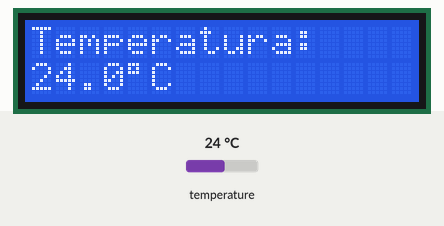
The sketch below on a simulated ESP32. Shown: 16×2 character LCD. The inputs (shaded band) are chosen by the test bench; at power-on: temperature 24 °C. WiFi joins after 1.5 s; servers stay silent unless stated; what the sketch prints to the serial monitor is not drawn.

Above: at 2.9 s.
3.0 s: temperature set to 12 °C
At 4.8 s:
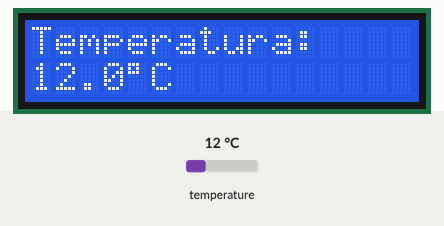
5.6 s: temperature set to 19 °C
At 6.8 s:
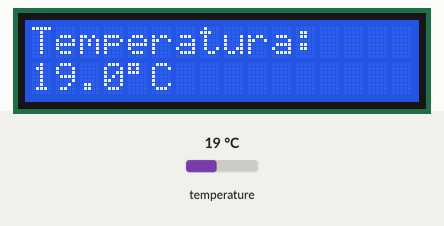
8.1 s: temperature set to 28 °C
At 10.9 s:
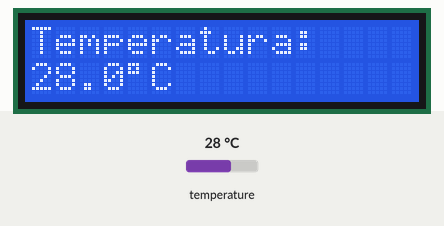
Timing chart, 0 to 12.4 s (numbered marks = the images above; inputs shaded):
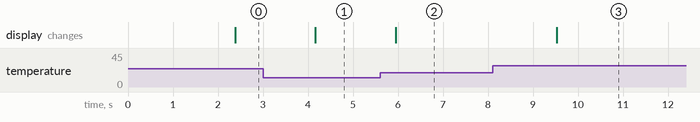

Measured:
- after the input at 3.0 s, the display: changes after 1.2 s (image 1)
- after the input at 5.6 s, the display: changes after 0.35 s (image 2)
- after the input at 8.1 s, the display: changes after 1.4 s (image 3)

The sketch:

SMT_WiFi_Cap4.ino
```cpp
/*
   Sistema de Monitoreo de Temperatura WiFi
   Capítulo 4
   Servidor Web con ESP32
*/

//====================================================
// LIBRERÍAS
//====================================================

#include <Wire.h>
#include <LiquidCrystal_I2C.h>
#include <OneWire.h>
#include <DallasTemperature.h>
#include <WiFi.h>

// NUEVO:
// Librería para crear un servidor web.
#include <WebServer.h>

//====================================================
// CONFIGURACIÓN WIFI
//====================================================

const char* ssid = "TU_WIFI";
const char* password = "TU_PASSWORD";

//====================================================
// SERVIDOR WEB
//====================================================

// NUEVO:
// Creamos un servidor web utilizando el puerto 80.
WebServer servidor(80);

//====================================================
// LCD
//====================================================

LiquidCrystal_I2C lcd(0x27, 16, 2);

//====================================================
// SENSOR DS18B20
//====================================================

#define ONE_WIRE_BUS 4

OneWire oneWire(ONE_WIRE_BUS);
DallasTemperature sensores(&oneWire);

//====================================================
// VARIABLES
//====================================================

float temperatura = 0;

//====================================================
// PÁGINA WEB
//====================================================

// NUEVO:
// R"rawliteral" nos permite escribir el código HTML
// directamente dentro del programa.
const char pagina[] PROGMEM = R"rawliteral(

<!DOCTYPE html>

<html>

<head>

<meta charset="UTF-8">

<title>Monitor de Temperatura</title>

<style>

body{

font-family:Arial;
background:#f2f2f2;
text-align:center;
margin-top:60px;

}

h1{

color:#1565C0;

}

p{

font-size:24px;

}

.temperatura{

font-size:60px;
font-weight:bold;
color:#E53935;

}

</style>

</head>

<body>

<h1>Sistema de Monitoreo</h1>

<p>Temperatura actual</p>

<div class="temperatura">

%TEMPERATURA%

</div>

</body>

</html>

)rawliteral";

//====================================================
// PÁGINA PRINCIPAL
//====================================================

// NUEVO:
// Esta función será ejecutada cada vez que un
// navegador acceda a la dirección IP del ESP32.
void paginaPrincipal() {

  // NUEVO:
  // Creamos una copia del HTML para poder modificar
  // el valor de la temperatura antes de enviarlo.
  String html = pagina;

  // NUEVO:
  // Reemplazamos el marcador por la temperatura actual.
  html.replace("%TEMPERATURA%", String(temperatura, 1) + " &deg;C");

  // NUEVO:
  // Enviamos la página al navegador.
  servidor.send(200, "text/html", html);

}

//====================================================
// SETUP
//====================================================

void setup() {

  // Iniciamos el Monitor Serie.
  Serial.begin(115200);

  // Inicializamos el display.
  lcd.init();

  // Encendemos la retroiluminación.
  lcd.backlight();

  // Inicializamos el sensor.
  sensores.begin();

  // Escribimos el texto fijo.
  lcd.setCursor(0, 0);
  lcd.print("Temperatura:");

  //====================================================
  // CONEXIÓN WIFI
  //====================================================

  // NUEVO:
  // Iniciamos la conexión a la red WiFi.
  WiFi.begin(ssid, password);

  Serial.print("Conectando");

  // NUEVO:
  // Esperamos hasta que el ESP32 se conecte.
  while (WiFi.status() != WL_CONNECTED) {

    delay(500);
    Serial.print(".");

  }

  Serial.println();
  Serial.println();

  Serial.println("WiFi conectado");

  // NUEVO:
  // Mostramos la dirección IP asignada.
  Serial.print("Direccion IP: ");
  Serial.println(WiFi.localIP());

  //====================================================
  // SERVIDOR WEB
  //====================================================

  // NUEVO:
  // Cuando un navegador solicite la dirección "/"
  // se ejecutará la función paginaPrincipal().
  servidor.on("/", paginaPrincipal);

  // NUEVO:
  // Iniciamos el servidor web.
  servidor.begin();

  Serial.println("Servidor Web iniciado");

}

//====================================================
// LOOP
//====================================================

void loop() {

  // Solicitamos una nueva medición.
  sensores.requestTemperatures();

  // Leemos la temperatura del primer sensor.
  temperatura = sensores.getTempCByIndex(0);

  // Mostramos la temperatura en el display.
  lcd.setCursor(0, 1);

  // Borramos la línea para evitar que queden
  // caracteres de una lectura anterior.
  lcd.print("                ");

  // Volvemos al inicio de la línea.
  lcd.setCursor(0, 1);

  // Mostramos la temperatura.
  lcd.print(temperatura, 1);

  // Símbolo de grados.
  lcd.print((char)223);

  // Grados Celsius.
  lcd.print("C");

  // Enviamos el dato al Monitor Serie.
  Serial.print("Temperatura: ");
  Serial.print(temperatura);
  Serial.println(" C");

  //====================================================
  // SERVIDOR WEB
  //====================================================

  // NUEVO:
  // Atiende las solicitudes que llegan desde
  // cualquier navegador conectado a la red.
  servidor.handleClient();

  // Esperamos un segundo.
  delay(1000);

}
```
